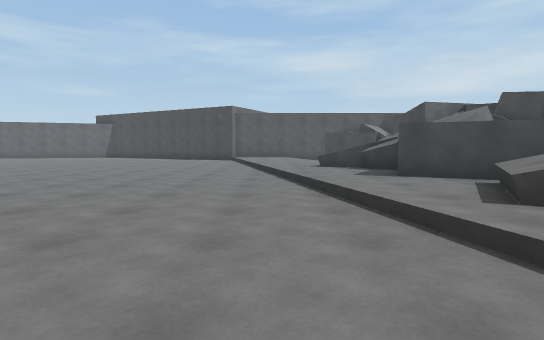
View 1 (above)

24 first-person views from a walk through a Unity game level. The camera is 1.2 m above the floor, tilts 4° down and sees 80° across. The floor is counted in squares, 2 m on a side. Each view is taken from the middle of a square. On the plan, view 1 faces up. The plan holds only what a view shows up to about 10 squares ahead; the rest is blank. The place goes on beyond the plan. The player is left out. Some animated figures are not drawn.

View 2
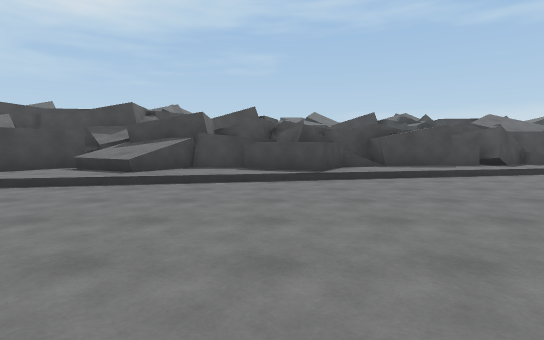

View 3
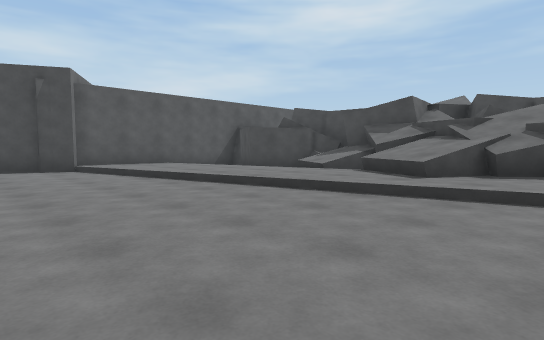

View 4
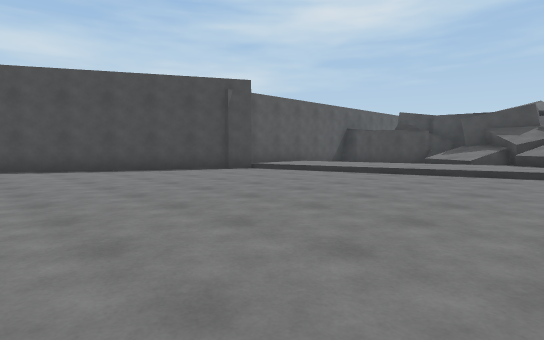

View 5
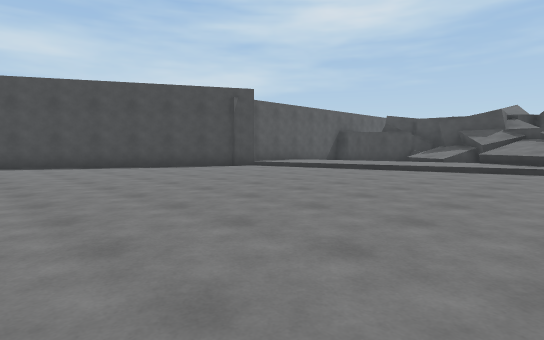

View 6
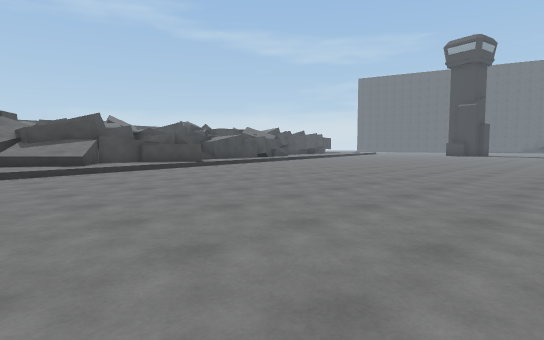

View 7
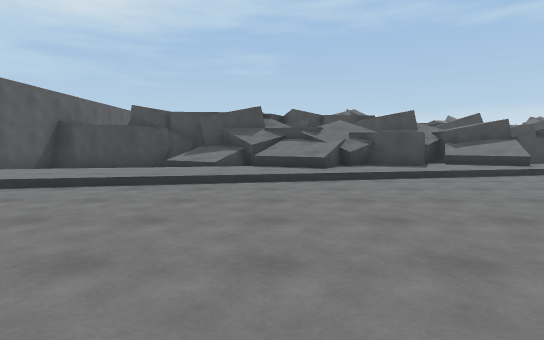

View 8
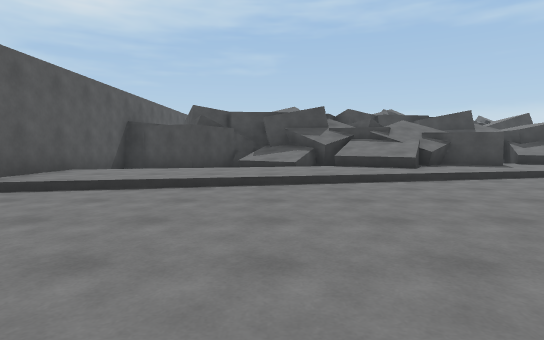

View 9
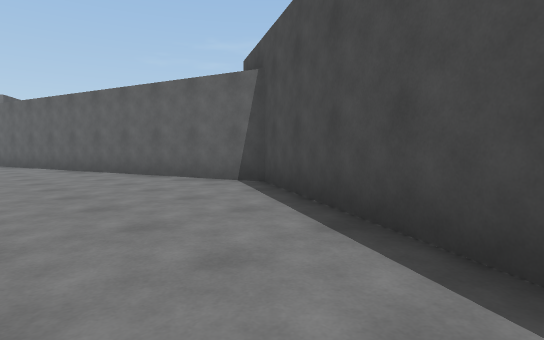

View 10
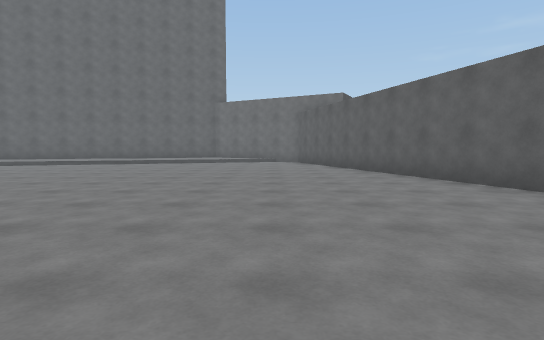

View 11
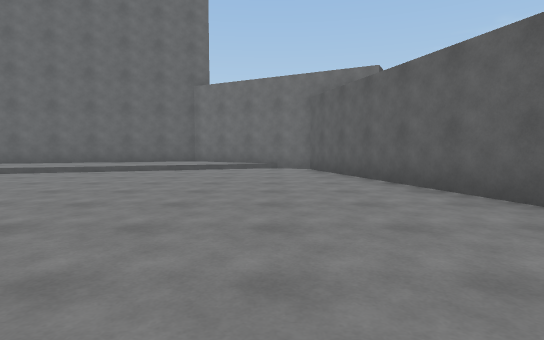

View 12
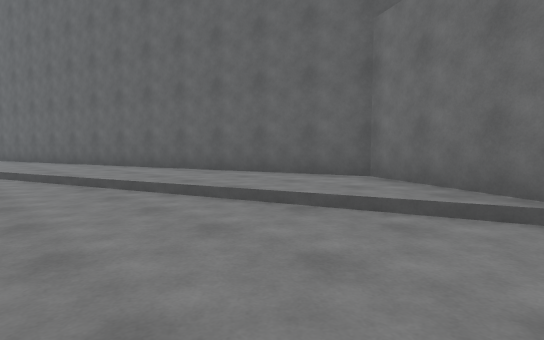

View 13
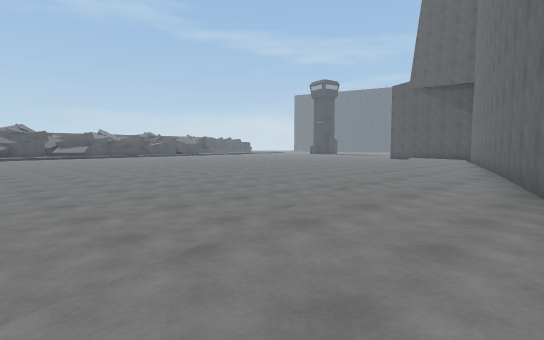

View 14
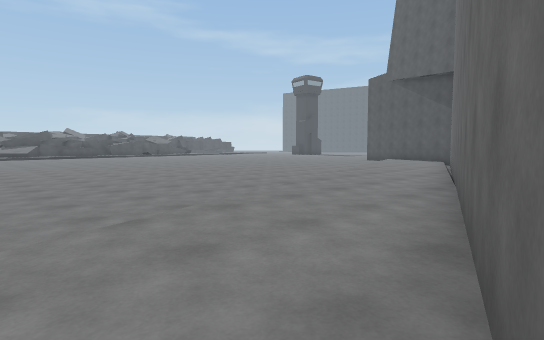

View 15
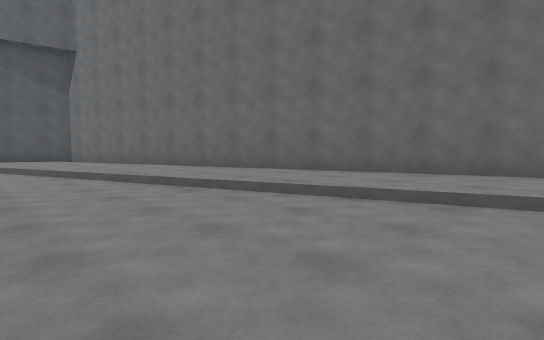

View 16
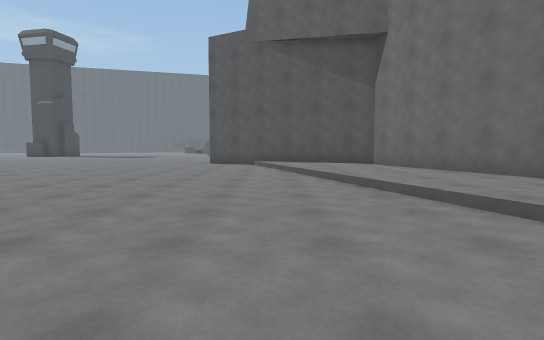

View 17
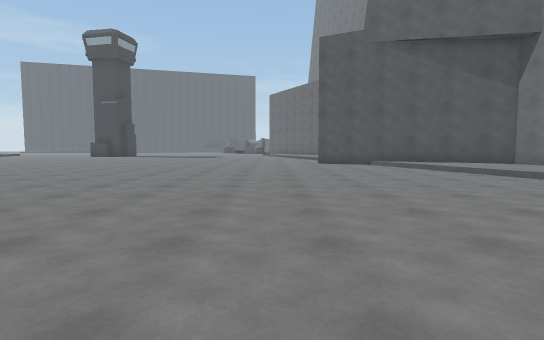

View 18
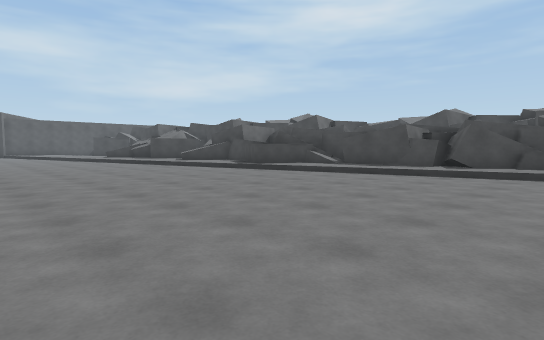

View 19
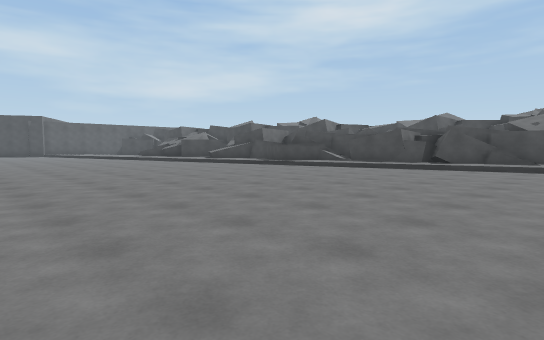

View 20
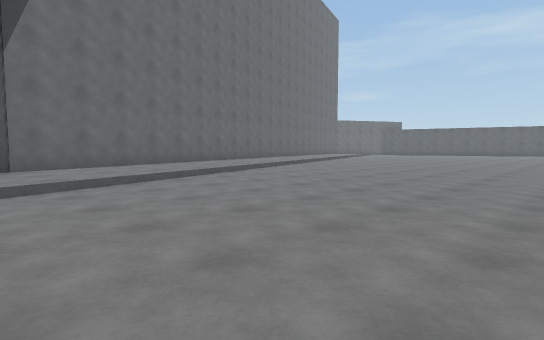

View 21
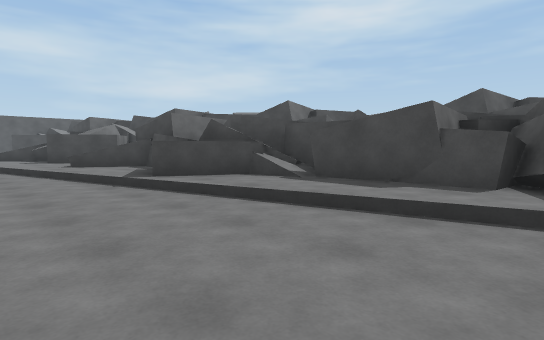

View 22
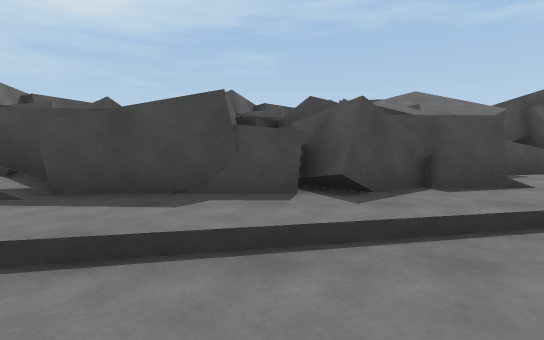

View 23
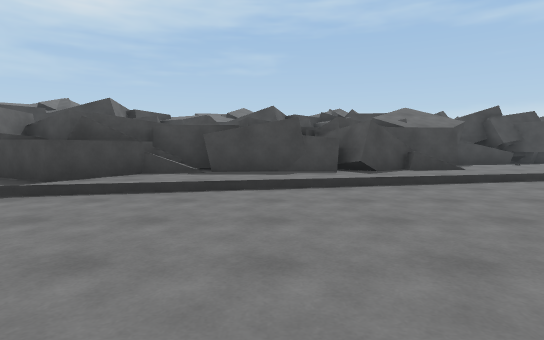

View 24
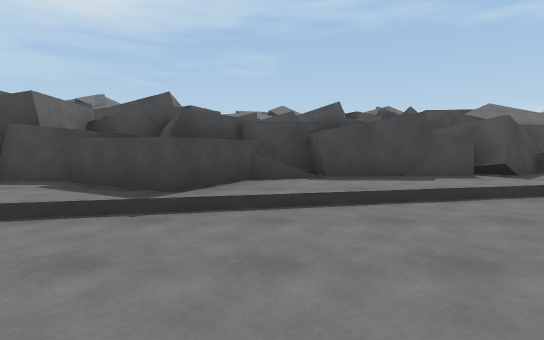

### Floor plan
Key: @ floor where view 1 was taken; # wall or solid block; . main floor; : floor 0.25 m higher than the main floor; / step, stairs or slope; = window, fence, low wall or low ledge; ^ raised ledge.
Columns run from 24 left of view 1 to 10 right of it. Each row starts with its distance up from view 1.
 18          ####....###
 17      #####.........###
 16   ####...............#######
 15  ##....................::/  #
 14  #/....................::/ ##
 13 ##/............ ......./:/ ##
 12 #::........... ......../:: /^#
 11 #::/.........  ......../:://#
 10 #::/........   .........::/#^
  9 ##::......     .........::/ #=#
  8  #::/...................////==#
  7  #::/.................../:=//=#
  6  #:::.........     ......::/=^#
  5  ##::..........  ........:#/^^
  4   #::/.........  ........///^#
  3   #::/........   ........///^^
  2   ##::........   ......../:=^^^#
  1    #::/.......   .........:##^^#
  0    #::/........  .......@./##^^^^
 -1    ##::.........  ......../==^ ^^
 -2     #::/......... ........///#
 -3     #::/...................::#
 -4     ##::...................::######
 -5      #::/..................//^^^^^#
 -6      #::/................../:#^
 -7      #:::...................:=^#
 -8      ##::/..................:/#
 -9       ## /..............    /::

Positions as (right, up) in squares from view 1, and headings:
1: (0, 0), facing up
2: (-4, 0), facing right
3: (-4, 6), facing up-right
4: (-8, 8), facing up-right
5: (-9, 7), facing up-right
6: (-7, 5), facing down-right
7: (-6, 9), facing right
8: (-6, 11), facing right
9: (-5, 15), facing up-left
10: (-9, 14), facing left
11: (-13, 14), facing left
12: (-19, 14), facing down-left
13: (-22, 9), facing down-right
14: (-22, 6), facing down-right
15: (-15, 4), facing down-left
16: (-15, 1), facing down
17: (-11, 1), facing down
18: (-4, -8), facing up-right
19: (-6, -9), facing up-right
20: (-10, -9), facing up-left
21: (0, -6), facing up-right
22: (1, -5), facing right
23: (-2, -4), facing right
24: (-1, -2), facing right
